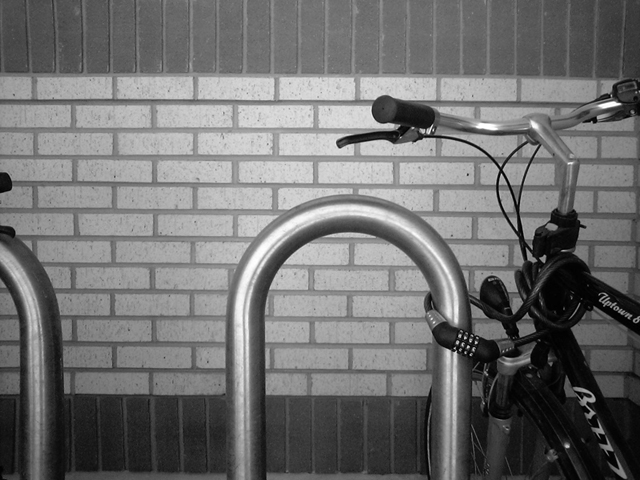
#> input picture data/bikesgray.jpg, 640 x 480 px
$ jupyter execute --allow-errors L03.ipynb   (shell and % lines are left out)
#> lines starting #> are read from the running program, lines starting #| are printed output that depends on the picture
### src/filtering.py
import numpy as np
import imageio

# some handy filter definitions
gauss1d5 = np.array([0.0625, 0.25, 0.375, 0.25, 0.0625]).reshape((1, 5))

sobel_x = np.array([
    [1, 0, -1],
    [2, 0, -2],
    [1, 0, -1]], dtype=np.float32)
sobel_y = sobel_x.T

# [32 lines left out: functions brightness, threshold, mean_filter, not called in this run]


def filter(img, kernel):
    """ Apply filter to img using cross-correlation. Preconditions:
      - img is a grayscale (2d) float image
      - filter is 2d and has odd side lengths """
    H, W = img.shape
    out = np.zeros_like(img)

    # half-widths:
    hwi = kernel.shape[0] // 2
    hwj = kernel.shape[1] // 2
    in_pad = np.pad(img, ((hwi, hwi), (hwj, hwj)))

    for i in range(H):
        for j in range(W):
            out[i,j] = (kernel * in_pad[hwi+i-hwi:hwi+i+hwi+1, hwj+j-hwj:hwj+j+hwj+1]).sum()
    return out

def convolve(img, kernel):
    """ Apply filter to img using cross-correlation. Preconditions:
      - img is a grayscale (2d) float image
      - filter is square and has odd side length """
    return filter(img, np.fliplr(np.flipud(kernel)))

def separable_filter(img, kernel1d):
    """ Apply a filter kernel1d, then its transpose, to img.
    Precondition: kernel1d is symmetric. """
    return filter(filter(img, kernel1d), kernel1d.T)

# [4 lines left out: function grad, not called in this run]

def grad_mag(img):

    return np.sqrt(dx ** 2 + dy ** 2)

def down_2x(img):
    """ Downsample img by a factor of 2 in each dimension.
    Use prefiltering to avoid aliasing.
    Pre: img is grayscale (2d) """
    out = separable_filter(img, gauss1d5)
    return out[::2,::2]

def down_4x(img):
    return down_2x(down_2x(img))

# [22 lines left out: function up_2x, not called in this run]

def up_4x(img, interp="nn"):
    return up_2x(up_2x(img, interp=interp), interp=interp)


# [22 lines left out: functions maximum_filter, gaussian_pyramid, not called in this run]


### src/util.py
import imageio
import numpy as np
import matplotlib.pyplot as plt
import skimage as skim


def imread_grayfloat(path):
    return skim.color.rgb2gray(byte2float(imageio.imread(path)))

def byte2float(img):
    """ Convert an image from bytes (0-255) to floats (0.0-1.0) """
    return img.astype(np.float32) / 255.0

def imshow_gray(img):
    assert len(img.shape) == 2
    plt.imshow(img, cmap="gray")

def imshow_truesize(img):
    dpi = plt.rcParams['figure.dpi']
    height, width = img.shape[:2]
    figsize = width / float(dpi), height / float(dpi)

    fig = plt.figure(figsize=figsize)
    ax = fig.gca()
    ax.set_axis_off()
    fig.subplots_adjust(0,0,1,1)
    plt.imshow(img, cmap="gray", interpolation="none")


### notebooks/L03.ipynb
## Lecture 3

#### Announcements

* I made a Discord server for discussion and Q&A. Link on Canvas, please use your real name as your server nickname. I'll try to respond to questions in q-and-a when possible.
* Feedback for P01 and P02 came back yesterday. I added a few notes on logistics to the syllabus, just so they're written down somewhere:
    * The problems for each lecture will be posted in the [Schedule](#schedule) table by the start of each class.
    * Please typset your answers and submit to Canvas in PDF format by Sunday night of the week they are assigned.
    * Since these are "ungraded", the individual Canvas assignments will be scored out of 0; I will assign a 0/0 and provide feedback to any submissions.
    * If you wish to submit or or resubmit anytime after 7am Monday morning after the deadline, please submit via Canvas then send me an email to let me know that you've done so. I will give timely feedback on late and re-submissions on a best-effort basis.

* Project 1 is out today. We'll talk about it a bit in class on Thursday.
* 476-lectures repo - rather than branching nonsense, I'll just commit `L??_476.ipynb` and `L??_576.ipynb`

#### Goals
* Know how to compute image derivatives using convolution filters
* Understand how to derive and apply the the Sobel edge detection filter
* Have an intuitive understanding of spatial frequency in images
* Know the meaning and construction of "low pass" and "high pass" filters
* Know how to make images smaller:
  * The naive way via subsampling (and why this is bad)
  * The principled way by downsampling with prefiltering (and why this is better)
* Know how to make images bigger

[cell 1]
# boilerplate setup


import os
import sys

src_path = os.path.abspath("../src")
if (src_path not in sys.path):
    sys.path.insert(0, src_path)

# Library imports
import numpy as np
import imageio.v3 as imageio
import matplotlib.pyplot as plt
import skimage as skim
import cv2

# codebase imports
import util
import filtering

#### Differentiating Images

Images are functions; differentiation is an operator. What does it mean?

Since they're functions of two variables, a single-valued output needs to be a partial derivative:
* Horizontal ($x$) derivative: $\frac{\partial}{\partial x}  f(x, y)$
* Vertical ($y$) derivative: $\frac{\partial}{\partial y}  f(x, y)$

We have discrete (i.e., sampled) images, so we need to approximate this with finite differences. Let's design a convolution kernel that accomplishes this.

Whiteboard: calculus reminder

##### Homework Problem 1

Consider the following two candidate horizontal derivative filters.
$$
\begin{bmatrix}
  1 & -1 & 0\\
  \end{bmatrix}
$$

$$
\begin{bmatrix}
  1 & 0 & -1\\
  \end{bmatrix}
$$

  1. Why is the negative number to the right of the positive one?
  2. If we wanted to accurately calculate the slope with correct scale, how would we need to modify the above kernels?
  3. What are the relative merits of each of these filters?

[cell 2]
bikes = imageio.imread("../data/bikesgray.jpg").astype(np.float32) / 255.0
#> bikes: shape (480, 640) float32; min 0, max 1, mean 0.44
bikes = skim.transform.rescale(bikes, 0.5, anti_aliasing=True)
#> bikes: shape (240, 320) float32
bikes = bikes + np.random.randn(*bikes.shape) * 0.05

util.imshow_gray(bikes)

[cell 3]
dx = np.array([-1, 0, 1]).reshape((1, 3)) / 2
dy = dx.T

**Look at `filtering.py`**
* I tweaked our `filter` function to handle non-square kernels.
* I added a `convolve` that just flips the kernel then runs `filter`

[cell 4]
bx = filtering.filter(bikes, dx)
by = filtering.filter(bikes, dy)
#> after the loop in filter (call 2), `for i in range(H):`:
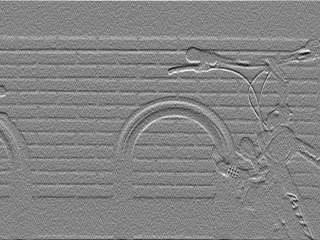
#> out: shape (240, 320) float64; min -0.424, max 0.393, mean -0.000225; drawn with min black and max white

util.imshow_gray(np.hstack([bx, by]))

[cell 5]
util.imshow_gray(np.hstack([bx[30:80, :50], by[30:80, :50]]))

Let's look at the intensities along a single scanline. This one is a vertical scanline that crosses the brick pattern.

[cell 6]
plt.plot(bikes[:,100])
#> figure, not shown here; curve peaks at x = 85, y = 0.885

[cell 7]
plt.plot(by[:,100])
#> figure, not shown here; curve peaks at x = 0, y = 0.242

This motivates an idea: blur the noise so that the real edges stick out!

Why use 2 filters when you could use just 1?

##### Homework Problem 2

Compute the following convolution, which results in a new filter kernel, and describe the effect of this new kernel in words.
   $$
   \begin{bmatrix}
     1 & 2 & 1\\
     2 & 4 & 2\\
     1 & 2 & 1
   \end{bmatrix} *
   \begin{bmatrix}
     0 & 0 & 0\\
     1 & 0 & -1\\
     0 & 0 & 0
   \end{bmatrix} =
   \begin{bmatrix}
     \  & \ & \ \\
     \ & \ & \ \\
     \hspace{1em} & \hspace{1em} & \hspace{1em}
   \end{bmatrix}
   $$

Let's check our work:

[cell 8]
blur = np.array([
    [1, 2, 1],
    [2, 4, 2],
    [1, 2, 1]], dtype=np.float32)

dx = np.array([
    [0, 0,  0],
    [1, 0, -1],
    [0, 0,  0]], dtype=np.float32)

# check our answer
xsobel = filtering.convolve(blur, dx)
ysobel = xsobel.T
xsobel

For whatever reason, this is more often written scaled down by 1/2:

[cell 9]
xsobel /= 2
ysobel = xsobel.T
xsobel, ysobel

[cell 10]
bx = filtering.convolve(bikes, xsobel)
#> after the loop in filter (call 4), `for i in range(H):`:
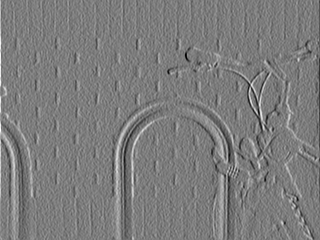
#> out: shape (240, 320) float64; min -2.63, max 2.74, mean -0.00164; drawn with min black and max white
by = filtering.convolve(bikes, ysobel)

util.imshow_gray(np.hstack([bx, by]))

[cell 11]
plt.plot(by[:,100])
#> figure, not shown here; curve peaks at x = 0, y = 1.96

### From sobel to edge detection

Direction-independent edge detector?
First pass: gradient magnitude

$$ \Delta f =
\begin{bmatrix}
\frac{\partial}{\partial x}  f \\
\frac{\partial}{\partial y}  f
\end{bmatrix}
$$
Edge strength: gradient magnitude $||\Delta f||$

[cell 12]
plt.imshow(np.sqrt(bx ** 2 + by**2), cmap="gray")

This is useful enough that I wrote `filtering.grad_mag` to make it simple to do.

#> (a cell that did not finish here is left out)

Classical fancier method: [**Canny Edge Detector**](https://en.wikipedia.org/wiki/Canny_edge_detector#Walkthrough_of_the_algorithm)
* Convert to grayscale
* Blur with 5x5 $\sigma=1.4$ Gaussian
* Calculate gradient magnitude
* Apply non-maximum suppression
* Threshold with 2 cutoffs for strong edges, weak edges, and non-edges
* Preserve only weak edges that connect to strong edges

## Spatial Frequency

Whiteboard - intuition (only) for the Fourier decomposition

#### Introducing: the Frequencyometer(TM)
A very imprecise way of talking about what spatial frequencies are present in an image.

[cell 14]
beans = imageio.imread("../data/beans.jpg").astype(np.float32) / 255.0
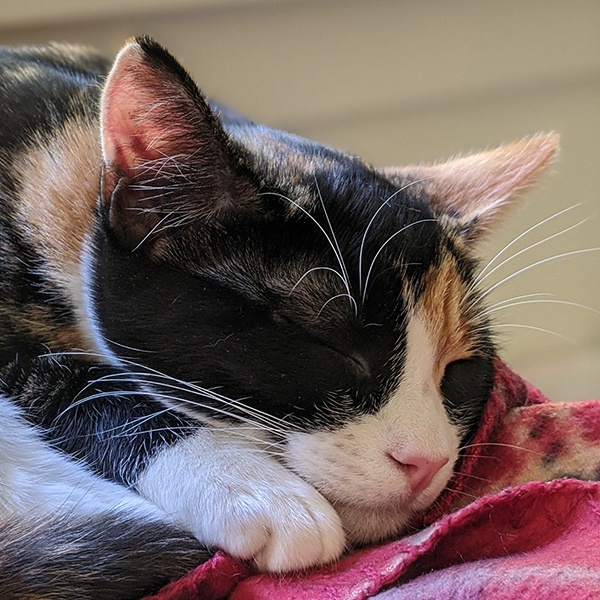
#> input picture data/beans.jpg, 600 x 600 px
bg = skim.color.rgb2gray(beans) # grayscale beans

plt.imshow(beans)

[cell 15]
plt.imshow(beans[400:500, 100:200])

[cell 16]
plt.imshow(beans[20:120, 500:600])
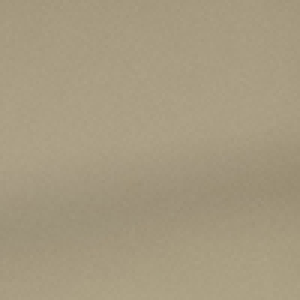
#> shown: shape (100, 100, 3) float32 (shown 3 times larger); mean R, G, B 0.651, 0.605, 0.503

[cell 17]
plt.imshow(beans[420:480, 550:600])

#### Definitions: "Low-Pass" and "High-Pass" filters

Low-pass: allows low frequencies to pass through unaffected, i.e., attenuates high frequencies.
* In other words: blur!

High-pass: allows high frequencies to pass through unaffected, i.e., attenuates low frequencies.
* In other words: derivative, (with slight but common terminology abuse) sobel, or  sharpening

Question that didn't make it onto the homework: in what sense is Sobel not truly a high-pass filter?

##### Homework Problems 3-6

(3) Using the language of "low-" and "high-frequency" image content, explain why sharpening is not the inverse of blurring, and what it accomplishes instead.

(4) Consider the original image of beans on the left, and the processed version on the right. Describe what has changed in terms of frequency content.


(5) What's the **maximum** frequency (expressed in full periods per pixel) representable in a 1D image (i.e., a row of pixels)? What does such an image look like?

(6) What's the **minimum** frequency representable in a 1D image? What does such an image look like?

## Break, if we haven't already taken one!

### Downsampling

My image is too big to fit on my screen. For example, suppose beans is 600x600, but I want to display the image in 300x300 pixels. What should I do?

[cell 18]
bg.shape # beans grayscale
#> Out = (600, 600)

[cell 19]
util.imshow_truesize(bg[::2,::2])

[cell 20]
bricks = imageio.imread("../data/bricks.jpg").astype(np.float32) / 255.0
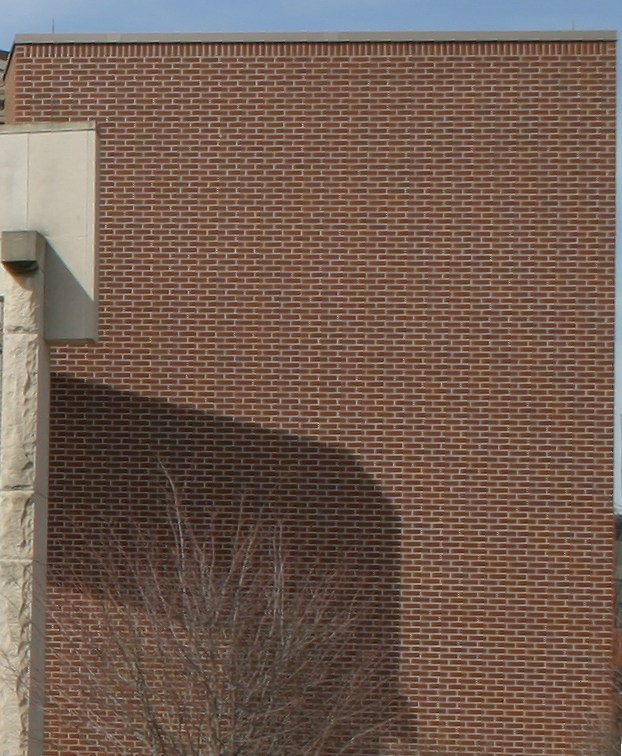
#> input picture data/bricks.jpg, 622 x 756 px
plt.imshow(bricks[::4,::4,:])
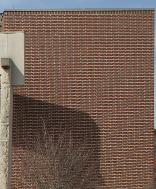
#> shown: shape (189, 156, 3) float32; mean R, G, B 0.45, 0.367, 0.322

[cell 21]
checker = np.zeros((1, 16))
checker[:, ::2] = 1.0
util.imshow_gray(checker)
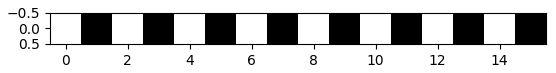
#> figure drawn by matplotlib, 1 panel

[cell 22]
plt.imshow(checker[:, ::2], vmin=0, vmax=1, cmap="gray") # force color scale to [0,1] range
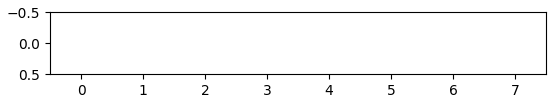
#> figure drawn by matplotlib, 1 panel

##### Homework Problem 7

If you walked far away from the above image until you couldn't distinguish individual pixels, what would it look like?

**Whiteboard**: downsampling freqeuncyometer

[cell 23]
# todo: implement filtering.down_2x

[cell 24]
util.imshow_truesize(bg[::4,::4])

[cell 25]
# todo: implement down_2x
util.imshow_truesize(filtering.down_4x(bg))
#> in down_2x, `return out[::2,::2]`:
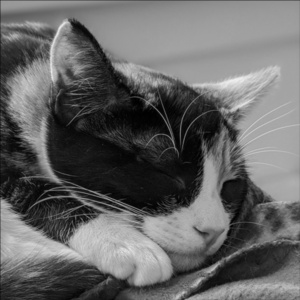
#> returned value: shape (300, 300) float32; min 0.00245, max 0.938, mean 0.399
#> in down_2x (call 2), `return out[::2,::2]`:
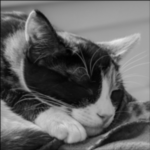
#> returned value: shape (150, 150) float32; min 0.00669, max 0.916, mean 0.397

### Upsampling

My image is too small for my screen. For example, suppose beans is 150x150, but I want to display the image in 600x600 pixels. What should I do?

[cell 26]
beans300 = filtering.down_4x(bg)
